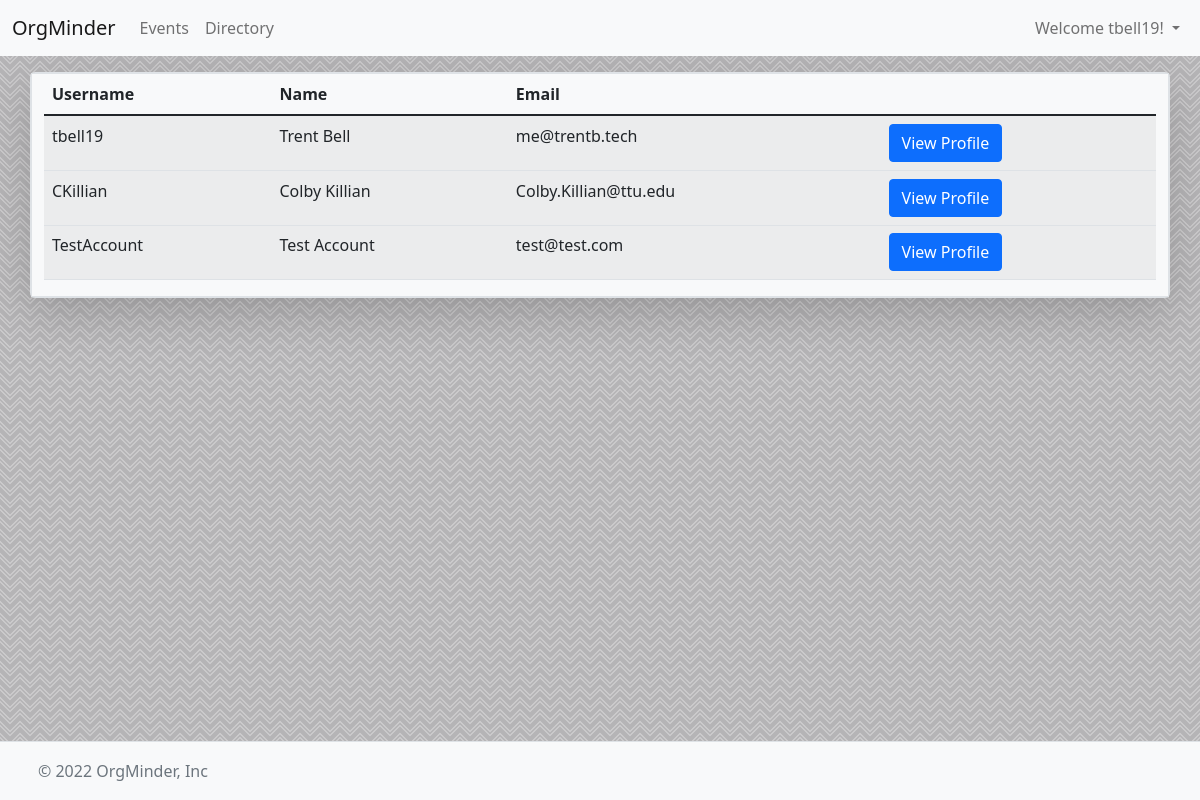
Screenshot of /directory (signed in) with the database file from the repository.
### tables this page shows
CREATE TABLE "LOGINS" (
	"USERNAME"	TEXT NOT NULL,
	"PASSWORD"	TEXT NOT NULL,
	"PERMISSIONLEVEL"	INTEGER NOT NULL DEFAULT 0,
	"PHONE"	TEXT,
	"EMAIL"	TEXT,
	"FIRSTNAME"	TEXT,
	"LASTNAME"	TEXT,
	PRIMARY KEY("USERNAME")
);

### main.py (the view)
@app.route("/directory")
def directory():
    if(not session.get("user_logged")):
        return redirect("/login")
    userData = []
    conn = sqlite3.connect(dbName)
    cur = conn.cursor()
    cur.execute("SELECT USERNAME,EMAIL,FIRSTNAME,LASTNAME FROM LOGINS")
    results = cur.fetchall()
    for result in results:
        userData.append({
            "username":result[0],
            "email":result[1],
            "firstname":result[2],
            "lastname":result[3],
        })
    conn.commit()
    conn.close()
    return render_template("directory.html", username=session.get("user_logged"),data=userData)

### templates/directory.html
{% extends 'default.html' %}
{% block body %}
<div class="container pt-3">
    <div class="row h-100 justify-content-center rounded-3 border shadow-lg">
        <div class="col-12 align-self-center border bg-light my-auto">
            <table class="table table-striped table-hover">
                <thead>
                    <th>Username</th>
                    <th>Name</th>
                    <th>Email</th>
                    <th></th>
                </thead>
                <tbody>
                    {% for user in data %}
                    <tr>
                        <td>{{user['username']}}</td>
                        <td>{{user['firstname']}} {{user['lastname']}}</td>
                        <td>{{user['email']}}</td>
                        <td><a role="button" class="btn btn-primary" href="/profile?username={{user['username']}}">View Profile</a></td>
                    <tr>
                    {% endfor %}
                </tbody>
            </table>
        </div>
    </div>
</div>
{% endblock %}

### templates/default.html (shortened to what this page needs)
<!DOCTYPE html>
<html lang="en">
<head>
    <link href="https://cdn.jsdelivr.net/npm/bootstrap@5.1.3/dist/css/bootstrap.min.css" rel="stylesheet">
    <link rel="stylesheet" href="/static/css/style.css">
</head>
<body>
    {% if username %}
    <nav class="navbar navbar-expand-lg navbar-light bg-light">
        <div class="container-fluid">
            <a class="navbar-brand" href="./">OrgMinder</a>
            <div class="collapse navbar-collapse" id="navbarNavDropdown">
            <ul class="navbar-nav">
                <li class="nav-item">
                    <a class="nav-link" href="/events">Events</a>
                </li>
                <li class="nav-item">
                    <a class="nav-link" href="/directory">Directory</a>
                </li>
            </ul>
            </div>
            <div class="d-flex">
                <ul class="navbar-nav">
                    <li class="nav-item dropdown">
                        <a class="nav-link dropdown-toggle" href="#" id="navbarDropdownMenuLink" role="button" data-bs-toggle="dropdown" aria-expanded="false">
                            Welcome {{username}}!
                        </a>
                    </li>
                </ul>
            </div>
        </div>
    </nav>
    {% endif %}
    {% block body %}
    {% endblock %}
    <footer class="d-flex flex-wrap justify-content-between align-items-center py-3 border-top bg-light fixed-bottom">
        <div class="col-md-4 d-flex align-items-center">
          <a href="/" class="mb-3 me-2 mb-md-0 text-muted text-decoration-none lh-1">
            <svg class="bi" width="30" height="24"><use xlink:href="#bootstrap"></use></svg>
          </a>
          <span class="text-muted">© 2022 OrgMinder, Inc</span>
        </div>
        <ul class="nav col-md-4 justify-content-end list-unstyled d-flex">
          <li class="ms-3"><a class="text-muted" href="#"><svg class="bi" width="24" height="24"><use xlink:href="#twitter"></use></svg></a></li>
          <li class="ms-3"><a class="text-muted" href="#"><svg class="bi" width="24" height="24"><use xlink:href="#instagram"></use></svg></a></li>
          <li class="ms-3"><a class="text-muted" href="#"><svg class="bi" width="24" height="24"><use xlink:href="#facebook"></use></svg></a></li>
        </ul>
      </footer>
</body>
</html>

### static/css/style.css (style rules this page uses)
body { background-color: #b5b4b6; }

### rows the page displays
LOGINS: USERNAME "tbell19", username "tbell19", firstname "Trent", lastname "Bell", email "me@trentb.tech"
LOGINS: username "CKillian", firstname "Colby", lastname "Killian", email "Colby.Killian@ttu.edu"
LOGINS: username "TestAccount", firstname "Test", lastname "Account", email "test@test.com"
